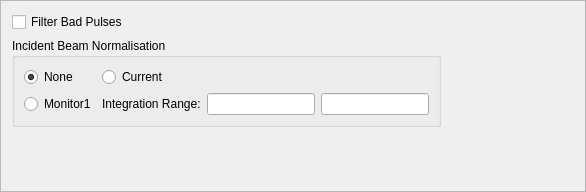
<?xml version="1.0" encoding="UTF-8"?>
<ui version="4.0">
 <class>DataCorrsFrame</class>
 <widget class="QFrame" name="DataCorrsFrame">
  <property name="geometry">
   <rect>
    <x>0</x>
    <y>0</y>
    <width>586</width>
    <height>192</height>
   </rect>
  </property>
  <property name="windowTitle">
   <string>Frame</string>
  </property>
  <property name="frameShape">
   <enum>QFrame::StyledPanel</enum>
  </property>
  <property name="frameShadow">
   <enum>QFrame::Raised</enum>
  </property>
  <layout class="QVBoxLayout" name="verticalLayout">
   <item>
    <layout class="QHBoxLayout" name="horizontalLayout">
     <item>
      <widget class="QCheckBox" name="filter_bad_pulses_chkbox">
       <property name="text">
        <string>Filter Bad Pulses</string>
       </property>
      </widget>
     </item>
     <item>
      <spacer name="horizontalSpacer">
       <property name="orientation">
        <enum>Qt::Horizontal</enum>
       </property>
       <property name="sizeHint" stdset="0">
        <size>
         <width>40</width>
         <height>20</height>
        </size>
       </property>
      </spacer>
     </item>
    </layout>
   </item>
   <item>
    <layout class="QHBoxLayout" name="horizontalLayout_2">
     <item>
      <widget class="QGroupBox" name="incident_beam_norm_gb">
       <property name="title">
        <string>Incident Beam Normalisation</string>
       </property>
       <layout class="QGridLayout" name="gridLayout">
        <item row="0" column="0">
         <widget class="QRadioButton" name="none_rb">
          <property name="text">
           <string>None</string>
          </property>
          <property name="checked">
           <bool>true</bool>
          </property>
         </widget>
        </item>
        <item row="0" column="1" colspan="2">
         <widget class="QRadioButton" name="current_rb">
          <property name="toolTip">
           <string>Current (aka Proton Charge) Normalisation</string>
          </property>
          <property name="text">
           <string>Current</string>
          </property>
         </widget>
        </item>
        <item row="1" column="0">
         <widget class="QRadioButton" name="monitor1_rb">
          <property name="text">
           <string>Monitor1</string>
          </property>
         </widget>
        </item>
        <item row="1" column="1">
         <widget class="QLabel" name="monint_label">
          <property name="text">
           <string>Integration Range:</string>
          </property>
         </widget>
        </item>
        <item row="1" column="2">
         <widget class="QLineEdit" name="lineEdit"/>
        </item>
        <item row="1" column="3">
         <widget class="QLineEdit" name="lineEdit_2"/>
        </item>
       </layout>
      </widget>
     </item>
     <item>
      <spacer name="horizontalSpacer_2">
       <property name="orientation">
        <enum>Qt::Horizontal</enum>
       </property>
       <property name="sizeHint" stdset="0">
        <size>
         <width>40</width>
         <height>20</height>
        </size>
       </property>
      </spacer>
     </item>
    </layout>
   </item>
   <item>
    <spacer name="verticalSpacer">
     <property name="orientation">
      <enum>Qt::Vertical</enum>
     </property>
     <property name="sizeHint" stdset="0">
      <size>
       <width>20</width>
       <height>40</height>
      </size>
     </property>
    </spacer>
   </item>
  </layout>
 </widget>
 <resources/>
 <connections/>
</ui>
